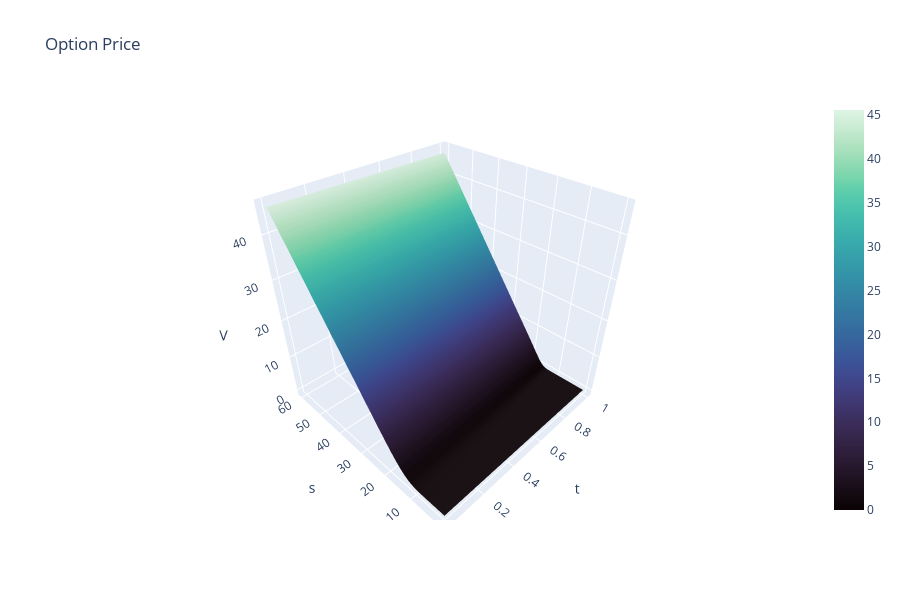

Notebook code cell kept with this figure:
### Code cell
t = np.linspace(0, config['maturity'], 100)
s = np.linspace(0, 4 * config['strike'], 100)
T, S = np.meshgrid(t, s)
inputs = torch.tensor(
    np.stack([T.flatten(), S.flatten()], axis=1), dtype=torch.float32)
surface = model(inputs).detach().numpy().reshape(T.shape)
mako_cmap = sns.color_palette("mako", as_cmap=True)
colorscale = [
    [i / 99, f"rgb({int(r * 255)},{int(g * 255)},{int(b * 255)})"]
    for i, (r, g, b, a) in enumerate(mako_cmap(np.linspace(0, 1, 100)))
]

# Create the surface with the custom mako colorscale
fig = go.Figure(data=[go.Surface(z=surface, x=T, y=S, colorscale=colorscale)])
fig.update_layout(
    title='Option Price',
    scene=dict(
        xaxis_title='t',
        yaxis_title='s',
        zaxis_title='V',
        camera=dict(eye=dict(x=-1.25, y=-1.25, z=1.25))
    ),
    autosize=True,
    height=600,
)
fig.show()

### Figure 1 — Plotly figure (JSON) as saved in the notebook; plotly's stock layout.template omitted (floating-point values rounded to 4 significant figures; data arrays with more than 128 entries replaced by an {"elided": "..."} marker saying what was removed)
{"data": [{"colorscale": {"elided": "100x2 mixed values"}, "type": "surface", "x": {"elided": "100x100 float values"}, "y": {"elided": "100x100 float values"}, "z": {"elided": "100x100 float values"}}], "layout": {"autosize": true, "height": 600, "scene": {"camera": {"eye": {"x": -1.25, "y": -1.25, "z": 1.25}}, "xaxis": {"title": {"text": "t"}}, "yaxis": {"title": {"text": "s"}}, "zaxis": {"title": {"text": "V"}}}, "title": {"text": "Option Price"}}}
